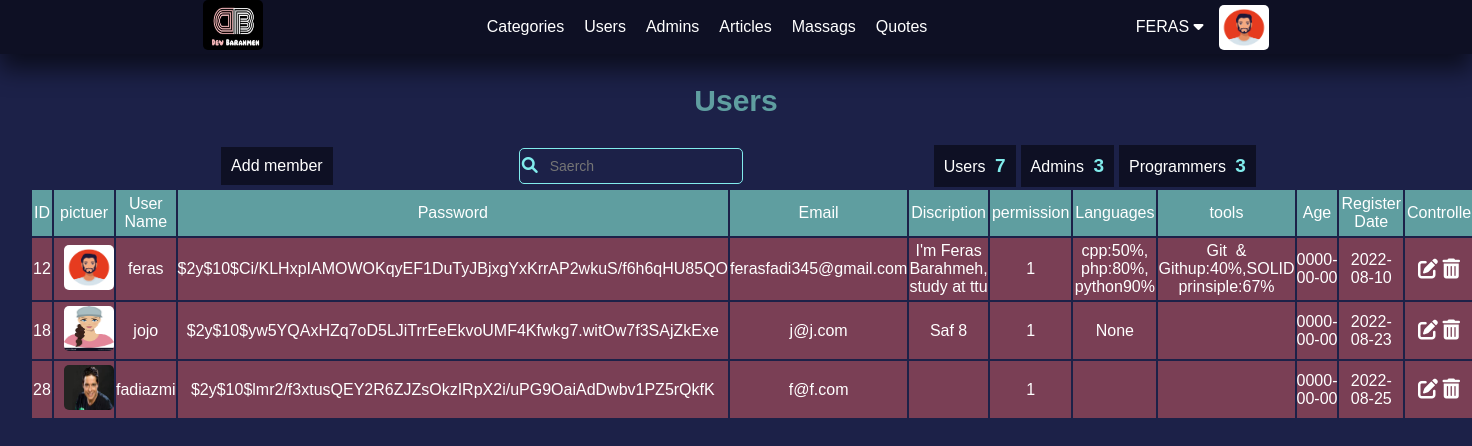
Before: /admin/users.php?show=admins (signed in) with the older database file.
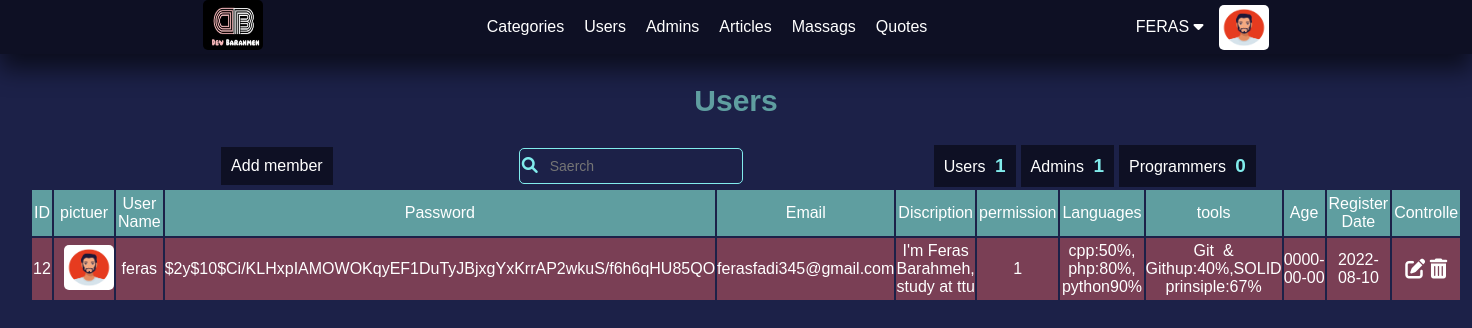
After: the same page with the newer database file.
### tables this page shows
CREATE TABLE `users` (
  `IdUser` int(11) NOT NULL COMMENT 'Identify user number',
  `userName` char(255) NOT NULL,
  `password` varchar(255) NOT NULL,
  `email` varchar(255) NOT NULL,
  `fullName` varchar(255) NOT NULL,
  `aboutYou` varchar(255) NOT NULL,
  `langs` varchar(255) DEFAULT NULL,
  `tools` text DEFAULT NULL,
  `permission` tinyint(11) NOT NULL,
  `age` date NOT NULL,
  `githup` varchar(50) DEFAULT NULL,
  `facebook` varchar(50) DEFAULT NULL,
  `twitter` varchar(50) DEFAULT NULL,
  `linkedin` varchar(50) DEFAULT NULL,
  `website` varchar(255) DEFAULT NULL,
  `nickname` varchar(50) DEFAULT NULL,
  `gender` varchar(6) DEFAULT NULL,
  `location` varchar(60) DEFAULT NULL,
  `education` text DEFAULT NULL,
  `work` text DEFAULT NULL,
  `imageName` varchar(255) DEFAULT NULL,
  `dataRegister` date NOT NULL
);

### admin/init.php (called while the page is built, shortened)
<?php
    include("config.php");
    $tpl            = 'include/templates/';
    $css            = 'layout/backend.css';
    $commfilesCSS   = '../commonBetweenBackFront/css/';
    $commfilesImags =  '../commonBetweenBackFront/images/';
    $commfilesPHP   = '../commonBetweenBackFront/php/';
    include($commfilesPHP. 'functions.php');
    include($commfilesPHP. 'images.php');
    include($tpl . 'header.php');
    if (!function_exists('SetNav')) {
        function SetNav() {
            global $tpl;
            include($tpl . 'nav.php');
        }
    }

### admin/users.php (the view, shortened to what this page needs)
<?php
    include ('init.php');
    SetNav();
            ?>
            <?php
    function WhoShowed () {
        $WantShow = GetRequests::GetValueGet('show');
        if ($WantShow  === "users")
            $data = Queries::FromTable("*", 'users', "WHERE permission = 0", 'fetchAll', 'IdUser');
        else if ($WantShow === 'admins')
            $data = Queries::FromTable("*", 'users', "WHERE permission = 1");
        else if ($WantShow === 'prog')
            $data = Queries::FromTable("*", 'users', "WHERE permission = 2");
        return $data;
    }
    function PrintDataUser() {
        $data = WhoShowed();
        global $commfilesuploaded;
        foreach ($data as $info) {
            ?>
                <tr>
                    <td><?php echo $info['IdUser'] ?></td>
                    <td><?php ShowImage::SetImg($commfilesuploaded. 'users/', $info['imageName'], 'profile-pictuer') ?></td>
                    <td><?php echo $info['userName'] ?></td>
                    <td class="long-text"><?php echo $info['password'] ?></td>
                    <td><?php echo $info['email'] ?></td>
                    <td><?php echo $info['aboutYou'] ?></td>
                    <td><?php echo $info['permission'] ?></td>
                    <td><?php echo $info['langs'] ?></td>
                    <td><?php echo $info['tools'] ?></td>
                    <td><?php echo $info['age'] ?></td>
                    <td><?php echo $info['dataRegister'] ?></td>
                    <td>
                        <a href="users.php?actionMember=edit&IdUser=<?php echo $info['IdUser'] ?>" class="process-btn" data-hover="Edit"><i class="fa-solid fa-pen-to-square"></i></a>
                        <a href="users.php?show=<?php echo GetRequests::GetValueGet('show') ?>&IdUser=<?php echo $info['IdUser'] ?>&delete" class="process-btn" data-hover="Delete" onclick="return Confirm()" ><i class="fa-solid fa-trash-can"></i></a>
                    </td>
                </tr>
            <?php
        }
    }
        ?>
        <?php
    function ShowUserStructuer() {
        ?>
            <h3 class="h-title">Users</h3>
            <div class="contanier-table">
                <div class="additions">
                    <a href="users.php?actionMember=add" class="add-member-in-users">Add member</a>
                    <?php GlobalFunctions::Search()?>
                    <div class="counters">
                        <a href="users.php?show=users">
                            <div class="number-users add-btn">
                                <span>Users</span> <span class="num"><?php echo  Queries::Counter("IdUser", 'users', "Where permission = 0") ?></span>
                            </div>
                        </a>
                        <a href="users.php?show=admins">
                            <div class="number-admins add-btn">
                                <span>Admins</span> <span class="num"><?php echo  Queries::Counter("IdUser", 'users', "Where permission = 1") ?></span>
                            </div>
                        </a>
                        <a href="users.php?show=prog">
                            <div class="number-admins add-btn">
                                <span>Programmers</span> <span class="num"><?php echo  Queries::Counter("IdUser", 'users', "Where permission = 2") ?></span>
                            </div>
                        </a>
                    </div>
                </div>
                <table class="dashbord-show-users-table">
                    <thead>
                        <tr>
                            <td>ID</td>
                            <td>pictuer</td>
                            <td>User Name</td>
                            <td class="long-text">Password</td>
                            <td>Email</td>
                            <td>Discription</td>
                            <td>permission</td>
                            <td>Languages</td>
                            <td>tools</td>
                            <td>Age</td>
                            <td>Register Date</td>
                            <td>Controlle</td>
                        </tr>
                    </thead>
                    <tbody>
                        <?php PrintDataUser() ?>
                    </tbody>
                </table>
            </div>
        <?php
    }
    function ControlledFunction() {
        switch (GetRequests::GetValueGet('actionMember')) {
            default:
                ShowUserStructuer();
                break;
        }
    }
    ControlledFunction();
    include ($tpl . 'footer.php');

### admin/include/templates/header.php (shortened to what this page needs)
<!DOCTYPE html>
<html lang="en">
    <head>
        <link rel="stylesheet" href="static\..\<?php echo $css ?>">
        <link rel="stylesheet" href="<?php echo $commfilesCSS?>navigationBar.css">
        <link rel="stylesheet" href="<?php echo  $commfilesCSS ?>globalEdit.css">
        <link rel="stylesheet" href="<?php echo  $commfilesCSS ?>all.min.css">
    </head>
    <body>

### admin/include/templates/nav.php (shortened to what this page needs)
<?php
    function NavStructer() {
        global $commfilesImags;
        global $commfilesuploaded;
        ?>
                <nav>
                    <div class="logo"><a href="dashbord.php"><img src="<?php echo $commfilesImags ?>logos/logo.jpg" alt="Logo"></a></div>
                    <div class="bar">
                        <ul>
                            <li><a href="categories.php">Categories</a></li>
                            <li><a href="users.php?show=users">Users</a></li>
                            <li><a href="users.php?show=admins">Admins</a></li>
                            <li><a href="articles.php">Articles</a></li>
                            <li><a href="#">Massags</a></li>
                            <li><a href="#">Quotes</a></li>
                        </ul>
                    </div>
                    <div class="options-user">
                        <?php ShowImage::SetImg($commfilesuploaded.'users/', NameImag::GetNameImgFromDB('imageName', 'users', "Where IdUser = " .  Sessions::GetValueSessionDepKey('IdUser')), 'profile-pictuer') ?>
                        <div class="label-dropdown">
                            <div class="pull-right">
                                <div class="dropdown label-dropdown">
                                    <button onclick="myFunction()" class="dropbtn name-in-nav">
                                        <?php echo $_SESSION['adminName'] ?>  <i class="fa-solid fa-caret-down" aria-hidden="true"></i>
                                </div>
                            </div>
                        </div>
                    </div>
                </nav>
        <?php
    }
    NavStructer();

### commonBetweenBackFront/php/images.php (shortened to what this page needs)
<?php
    class NameImag {
        public static function GetNameImgFromDB($nameCol, $nameTable , $where ) {
            return  Queries::FromTable($nameCol, $nameTable,  $where , 'fetch')['imageName'];
        }
    }
    class ShowImage {
        public static function SetImg($path, $nameImg, $class = NULL ) {
            global $commfilesImags;
            if ( ! empty ($nameImg)) {
                ?> <img src="<?php echo $path . $nameImg ?>" alt="Image" class="<?php echo $class ?>"> <?php
            } else {
                ?>  <img src="<?php echo $commfilesImags ?>/imagesProject/defaultImg.jpg" alt="Image" class="<?php echo $class ?>"> <?php
            }
        }
    }

### commonBetweenBackFront/php/functions.php (shortened to what this page needs)
<?php
    class GlobalFunctions {
            ?> <a href="<?php echo $_SERVER['HTTP_REFERER']?>"  class="btn-submit">Back</a> <?php
            ?> <div class="alert <?php echo $typeAlert?>"><span><?php echo $mass?></span> <i id="X" class="fa-sharp fa-solid fa-xmark" onclick="removeAleart()"></i></div> <?php
        public static function Search($NameJSFilterFunct='filter()', $position=NULL) {
            ?>
                <table class="saerch-table"  style="position: <?php echo $position ?>;">
                    <tr>
                        <td><i class="fas fa-search"></i></td>
                        <td><input type="text" placeholder="saerch" id="SearchValue"
                        onkeyup="<?php echo $NameJSFilterFunct ?>"></td>
                    </tr>
                </table>
            <?php
        }
    }
    class Queries {
        public static function FromTable($filed='*', $table, $condition=NULL, $typeFetch = 'fetchAll', $ordered = null, $typeOrders = 'DESC', $limit = NULL) {
            global $db;
            if($ordered === null) {
                $stmt = $db->prepare("SELECT $filed FROM $table $condition $limit");
            } else {
                $stmt = $db->prepare("SELECT $filed FROM $table $condition ORDER BY $ordered $typeOrders $limit");
            }
            $stmt->execute();
            if ($typeFetch === 'fetchAll')
                $requerd = $stmt->fetchAll();
            elseif($typeFetch === 'fetch') {
                $requerd = $stmt->fetch();
            }
            return $requerd;
        }
        public static function Counter($columnName, $tableName, $where = NULL) {
            global $db;
            $stmt = $db->prepare("SELECT COUNT($columnName) FROM $tableName $where");
            $stmt->execute();
            $number = $stmt->fetch();
            if ($stmt->rowCount() > 0 ) {
                return $number[0];
            } else {
                echo "Random Nubmer";
            }
        }
    }
    class GetRequests {
        public static function IfGet() {
            if(! empty($_GET)) {
                return true;
            } else {
                return false;
            }
        }
        public static function GetValueGet($nameGet) {
            if (GetRequests::IfGet() && isset($_GET[$nameGet])) {
                return $_GET[$nameGet];
            }
        }
    }

### admin/include/templates/footer.php (shortened to what this page needs)
</body>
</html>

### admin/layout/backend.css (style rules this page uses)
.contanier-table { display: grid; grid-template-columns: 30px 1fr 30px; grid-template-rows: 60px 1fr; width: 100%; }
.contanier-table .additions { grid-column-start: 2; grid-row-start: 1; margin-top: 15px; display: flex; align-items: center; justify-content: space-evenly; }
.contanier-table .additions .counters { display: flex; }
.contanier-table .additions .counters a div span:nth-child(1) { color: white; }
.contanier-table .additions .counters a div span:nth-child(2) { font-weight: bold; font-size: 19px; margin: 0 0 0 5px; color: var(--color-cat-three); }
.dashbord-show-users-table { grid-column: 2 / 3; grid-row-start: 2; }
.contanier-table .add-member-in-users { background-color: var(--bbackground-color); padding: 10px; margin-left: 5px; transition: .2s ease-in-out; color: white; }
.dashbord-show-users-table thead tr { background-color: var(--titels); padding: 10px; border-width: 0 1px; }
.dashbord-show-users-table thead tr td { padding: 5px 2px; text-align: center; }
.dashbord-show-users-table tbody { background-color: #ed646473; }
.dashbord-show-users-table tbody tr td { padding: 4px 0 4px 0; text-align: center; }
.dashbord-show-users-table tbody .process-btn { color: white; position: relative; font-size: 20px; }
.process-btn:before { content: attr(data-hover); visibility: hidden; opacity: 0; width: 80px; background-color: black; color: #fff; text-align: center; border-radius: 5px; padding: 5px 0; transition: opacity 1s ease-in-out; position: absolute; z-index: 1; left: -46%; top: 70%; }

### commonBetweenBackFront/css/navigationBar.css (style rules this page uses)
nav { background-color: var(--bbackground-color); display: flex; justify-content: space-evenly; align-items: center; box-shadow: 0 15px 25px rgb(0 0 0 / 60%); width: 100%; top: 0; z-index: 100; }
.logo img { width: 60px; height: 50px; border-radius: 5px; }
nav ul { display: flex; justify-content: space-between; }
nav ul li { margin-left: 20px; transition: all 1s; }
nav ul li a { color: white; }
.options-user { display: flex; flex-direction: row-reverse; justify-content: center; align-items: center; }
.profile-pictuer { width: 50px; height: 45px; border-radius: 5px; margin-left: 10px; }
.name-in-nav { display: inline; text-transform: uppercase; font-size: 13px; }

### commonBetweenBackFront/css/globalEdit.css (style rules this page uses)
* { -moz-box-sizing: border-box; -webkit-box-sizing: border-box; box-sizing: border-box; padding: 0px; margin: 0px; }
:root { --main-color: #1C2148; --bbackground-color: rgba(0, 0, 0, 0.5); --assistant: #f3d33a; --titels: cadetblue; --titles-two: #1da4f2; --sun-theam: #fff; --color-cat-three: #81ecec; --danger: #ed6464; --info: rgb(135, 222, 239); --main-cat-tow: #1da4f2; --success: rgb(147, 227, 147); --desine-one: #81ecec; --color-cards: #ce596d8c; }
html { scroll-behavior: smooth; height: 100%; background-color: #1C2148; }
body { background-color: #1C2148; color: var(--sun-theam); margin: 0; padding: 0; font-family: sans-serif; height: 100%; }
input, select, input[type=file] { background-color: rgb(236, 233, 233); }
ul { list-style: none; }
a { text-decoration: none; color: white; }
table { overflow: hidden; }
table tr td { vertical-align: middle !important; }
.add-btn { background-color: var(--bbackground-color); padding: 10px; margin-left: 5px; transition: .2s ease-in-out; color: white; }
.dropbtn { color: var(--therd-color); padding: 5px; font-size: 16px; border: none; width: fit-content; height: auto; cursor: pointer; z-index: 1000; background-color: inherit; }
.dropdown { position: relative; display: inline-block; }
.h-title { text-align: center; margin-top: 20px; color: var(--titels); padding: 10px; border-radius: 10px; text-transform: capitalize; font-size: 30px; }
.saerch-table { border: 1px solid var(--color-cat-three); border-radius: 5px; display: inline-block; }
.saerch-table input { border: none; outline: none; text-transform: capitalize; width: 200px; height: 30px; font-size: 14px; background-color: transparent; padding: 0 10px; color: var(--sun-theam); }
.saerch-table i { color: var(--color-cat-three); }

Changed rows visible on the page:
removed users: IdUser "18", imageName (picture), userName "jojo", password "$2y$10$yw5YQAxHZq7oD5LJiTrrEeEkvoUMF4Kfwkg7.witOw7f3SAjZkExe", email "j@j.com", aboutYou "Saf 8", permission "1", langs "None", age "0000-00-00", dataRegister "2022-08-23"
removed users: IdUser "28", imageName (picture), userName "fadiazmi", password "$2y$10$lmr2/f3xtusQEY2R6ZJZsOkzIRpX2i/uPG9OaiAdDwbv1PZ5rQkfK", email "f@f.com", permission "1", age "0000-00-00", dataRegister "2022-08-25"
Other visible differences:
Queries::Counter("IdUser", 'users', "Where permission = 0"): "7" → "1"
Queries::Counter("IdUser", 'users', "Where permission = 1"): "3" → "1"
Queries::Counter("IdUser", 'users', "Where permission = 2"): "3" → "0"
